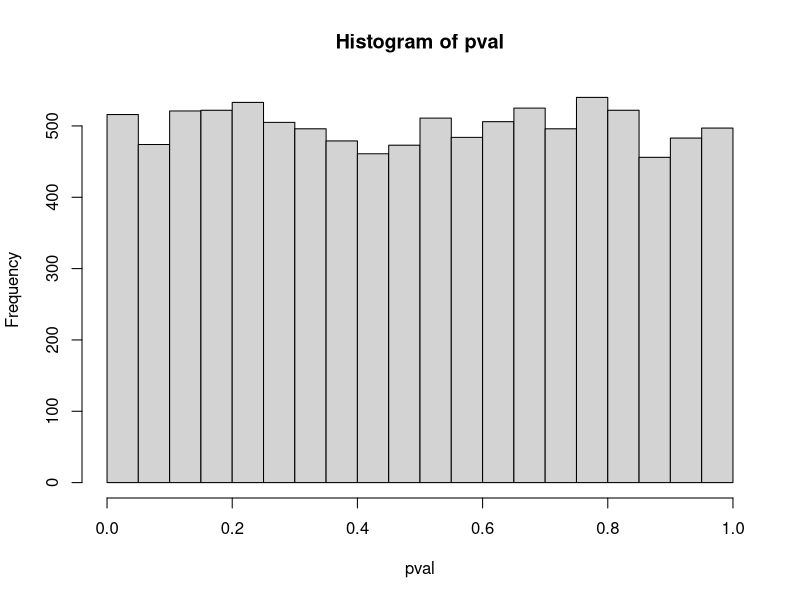
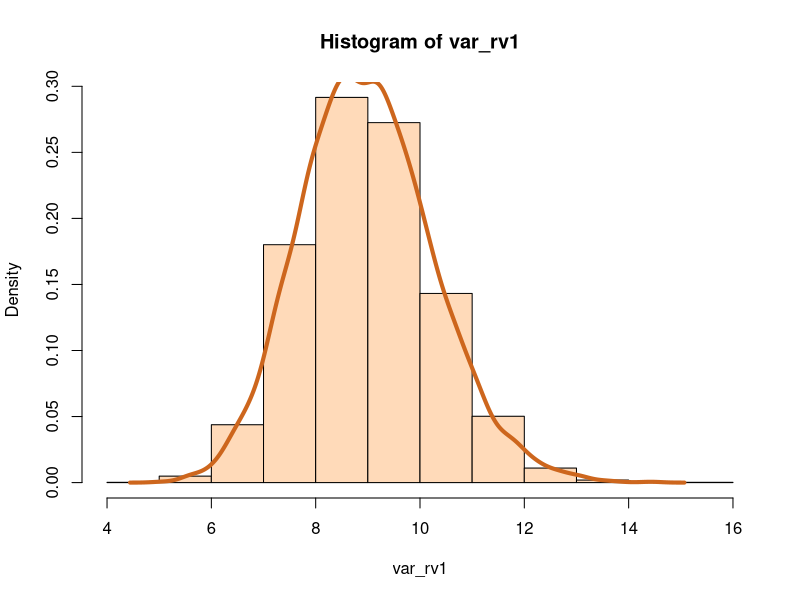
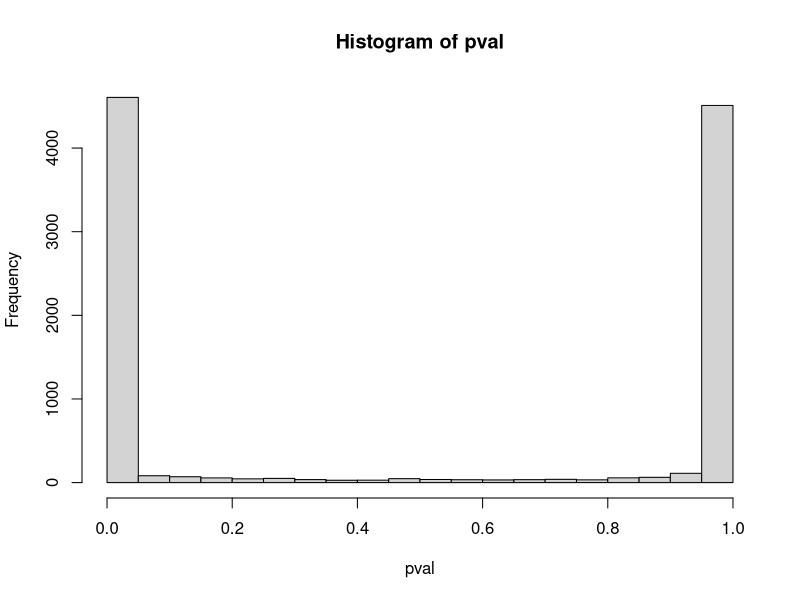
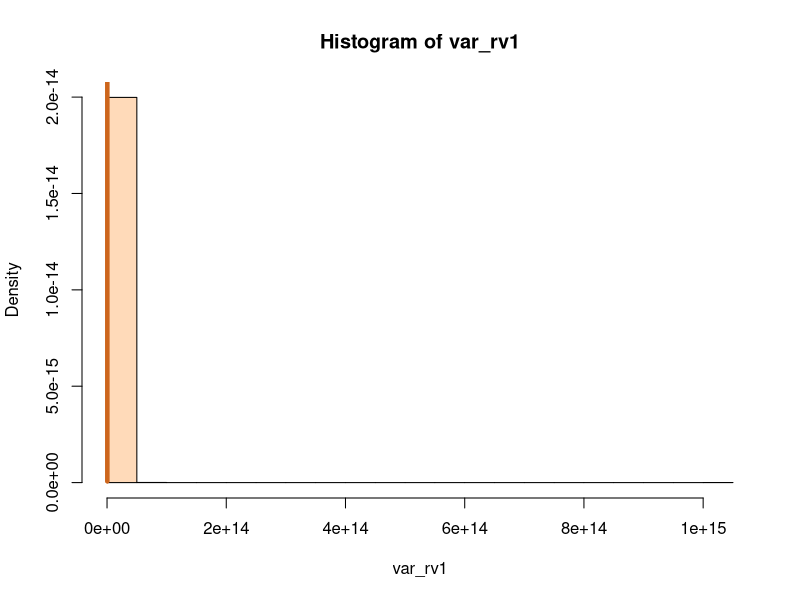
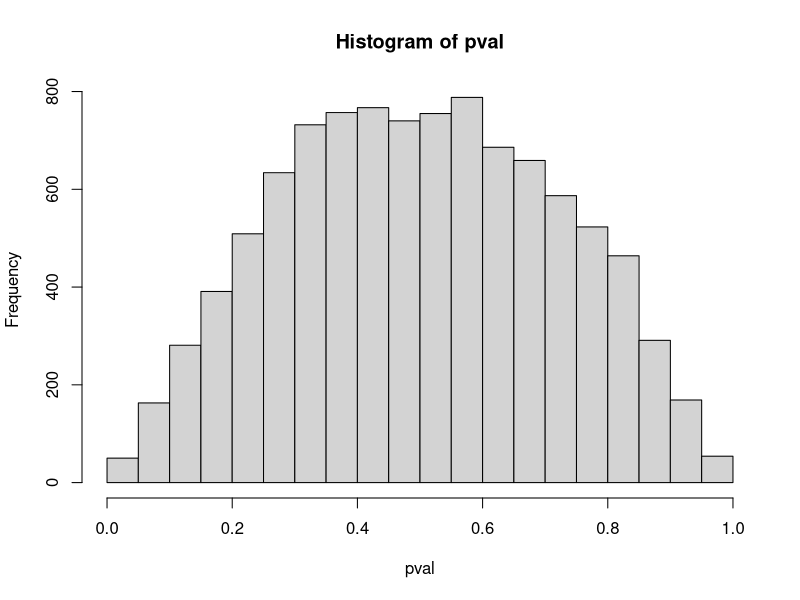
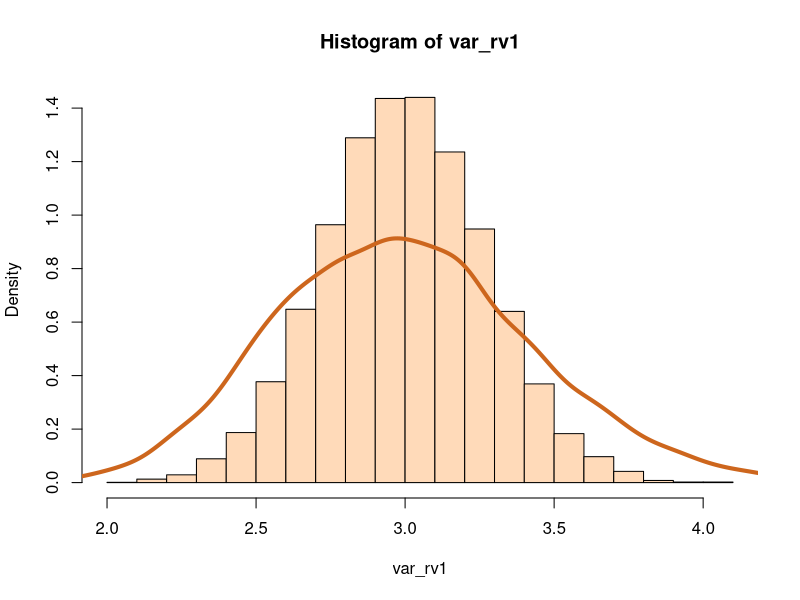
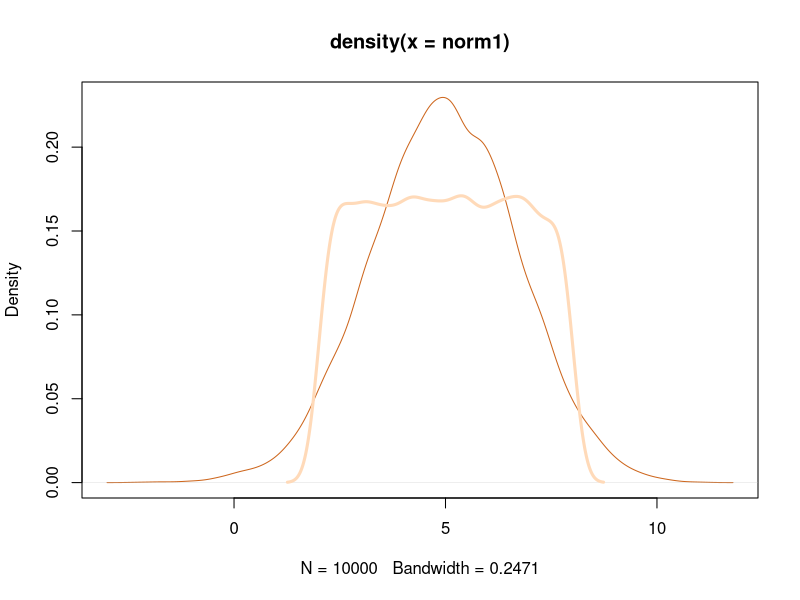

The R source for these figures, in order:
n <- 10000
count <- 100 ## df = 99

stat <- matrix(rep(0,n),n,1)

pval <- matrix(rep(0,n),n,1)

rv1 <- matrix(rep(0,n),n,count)

rv2 <- matrix(rep(0,n),n,count)

var_rv1 <- matrix(rep(0,n),n,1)
var_rv2 <- matrix(rep(0,n),n,1)

for(i in 1:n){
  rv1[i,] <- rnorm(count,5,3)
  rv2[i,] <- rnorm(count,5,3)
  var_rv1[i,1] <- var(rv1[i,])
  var_rv2[i,1] <- var(rv2[i,])
  stat[i,1] <- var_rv1[i,1]/var_rv2[i,1]
  pval[i,1] <- pf(stat[i,1],count-1,count-1)
}

hist(pval)  ## p vals are uniformly distributed

sample_chisq <- rchisq(n,df=count-1,ncp = 9)
sample_chisq <- sample_chisq*mean(var_rv1)/mean(sample_chisq)
### scaled chisq to have the same mean as the hist of var_rv1

hist(var_rv1,col="peachpuff",prob=T)
lines(density(sample_chisq),col = "chocolate3",lwd=4)

############################################################

n <- 10000
count <- 100 ## df = 99

stat <- matrix(rep(0,n),n,1)

pval <- matrix(rep(0,n),n,1)

rv1 <- matrix(rep(0,n),n,count)

rv2 <- matrix(rep(0,n),n,count)

var_rv1 <- matrix(rep(0,n),n,1)
var_rv2 <- matrix(rep(0,n),n,1)

for(i in 1:n){
  rv1[i,] <- rlnorm(count,5,3)
  rv2[i,] <- rlnorm(count,5,3)
  var_rv1[i,1] <- var(rv1[i,])
  var_rv2[i,1] <- var(rv2[i,])
  stat[i,1] <- var_rv1[i,1]/var_rv2[i,1]
  pval[i,1] <- pf(stat[i,1],count-1,count-1)
}

hist(pval)  ## p vals are uniformly distributed

sample_chisq <- rchisq(n,df=count-1,ncp = 9)
sample_chisq <- sample_chisq*mean(var_rv1)/mean(sample_chisq)
### scaled chisq to have the same mean as the hist of var_rv1

hist(var_rv1,col="peachpuff",prob=T)
lines(density(sample_chisq),col = "chocolate3",lwd=4)

#######################################################
## Uniform has lighter tails than normal

n <- 10000
count <- 100 ## df = 99

stat <- matrix(rep(0,n),n,1)

pval <- matrix(rep(0,n),n,1)

rv1 <- matrix(rep(0,n),n,count)

rv2 <- matrix(rep(0,n),n,count)

var_rv1 <- matrix(rep(0,n),n,1)
var_rv2 <- matrix(rep(0,n),n,1)

for(i in 1:n){
  rv1[i,] <- runif(count,2,8)
  rv2[i,] <- runif(count,2,8)
  var_rv1[i,1] <- var(rv1[i,])
  var_rv2[i,1] <- var(rv2[i,])
  stat[i,1] <- var_rv1[i,1]/var_rv2[i,1]
  pval[i,1] <- pf(stat[i,1],count-1,count-1)
}

hist(pval)  ## p vals are uniformly distributed

sample_chisq <- rchisq(n,df=count-1,ncp = 9)
sample_chisq <- sample_chisq*mean(var_rv1)/mean(sample_chisq)
### scaled chisq to have the same mean as the hist of var_rv1

hist(var_rv1,col="peachpuff",prob=T)
lines(density(sample_chisq),col = "chocolate3",lwd=4)


##########################

norm1 <- rnorm(10000,5,sqrt(3))
unif <- runif(10000,2,8)

plot(density(norm1),col='chocolate3')
lines(density(unif),lwd=3,col='peachpuff') 

## intuitively also the uniform distribution is cut at the ends while
## Normal goes on